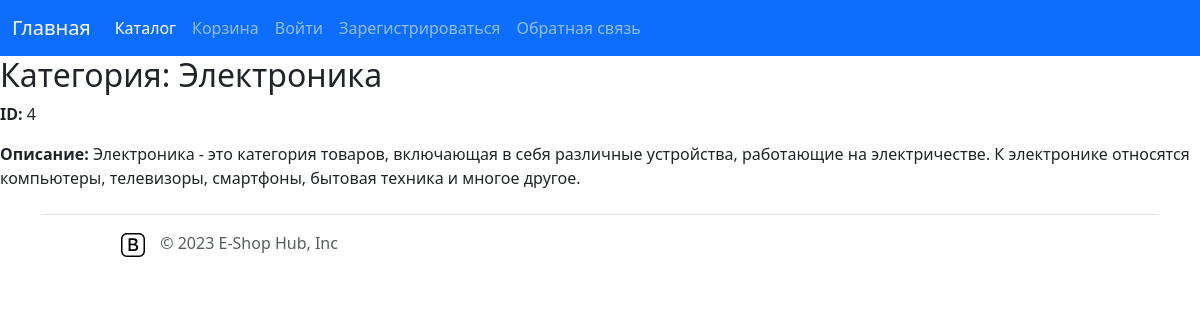
The page /catalog/categories/4/ on the database its author committed.
### store/models.py (models this page shows, shortened)
class Category(models.Model):
    name = models.CharField(max_length=100)
    description = models.TextField()

### store/views.py (the view)
# urls.py: path('catalog/categories/<int:pk>/', CategoryDetailView.as_view(), name='category_detail'),
class CategoryDetailView(DetailView):
    model = Category
    template_name = 'CategoryView/category_detail.html'
    context_object_name = 'category'

### store/templates/CategoryView/category_detail.html
{% extends 'base.html' %}
{% block h2 %}Категория: {{ category.name }}{% endblock %}
{% block content %}
  <p><strong>ID:</strong> {{ category.id }}</p>
  <p><strong>Описание:</strong> {{ category.description }}</p>
{% endblock %}

### rows shown on the page
Category: name "Электроника", id "4", description "Электроника - это категория товаров, включающая в себя различные устройства, работающие на электричестве. К электронике относятся компьютеры, телевизоры, смартфоны, бытовая техника и многое другое."
